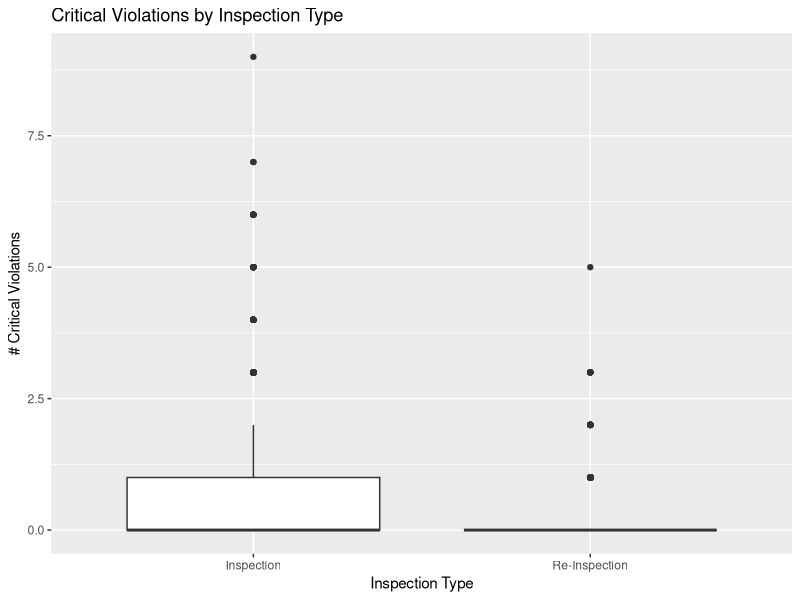
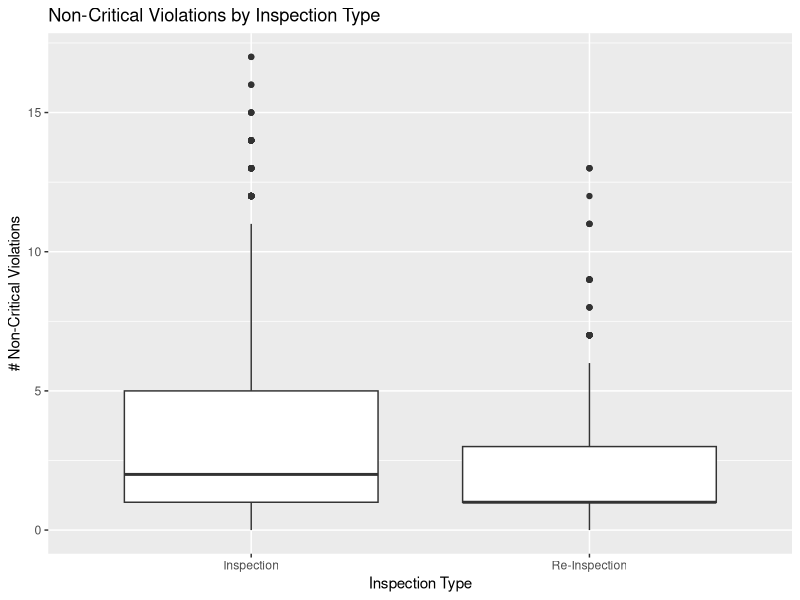
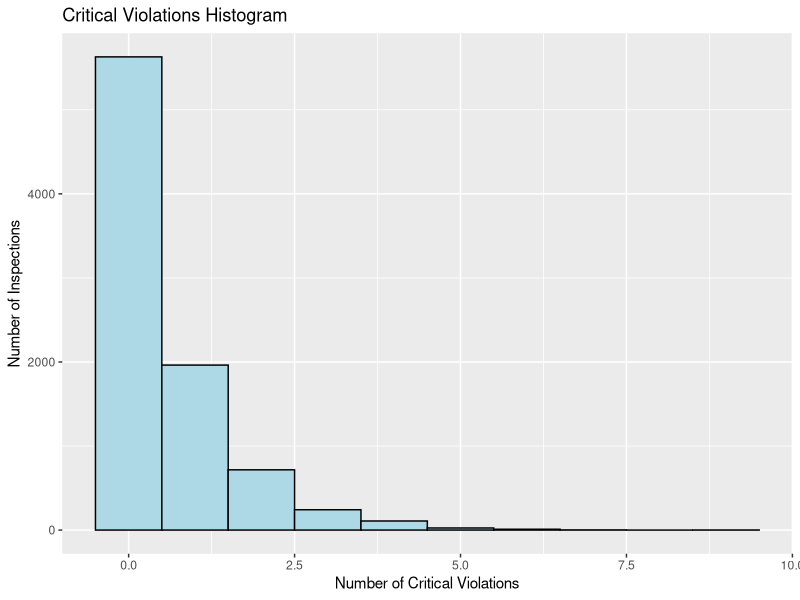
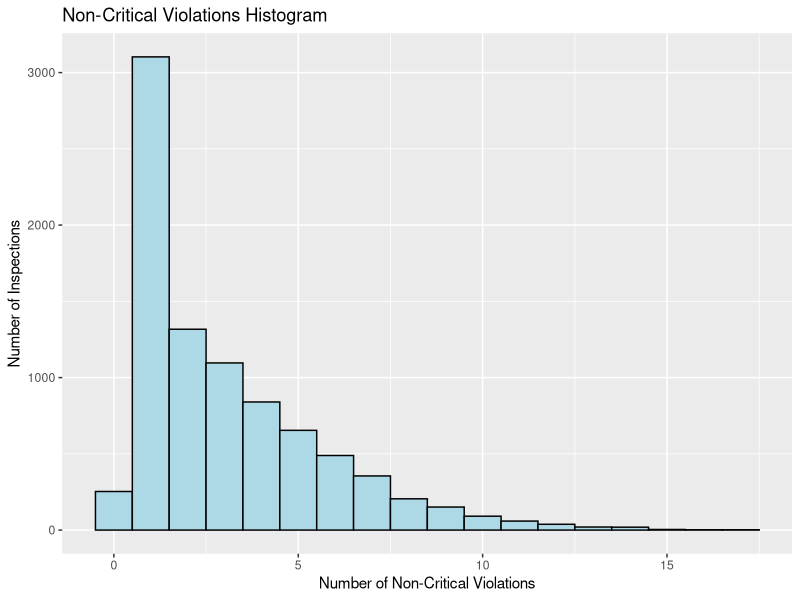
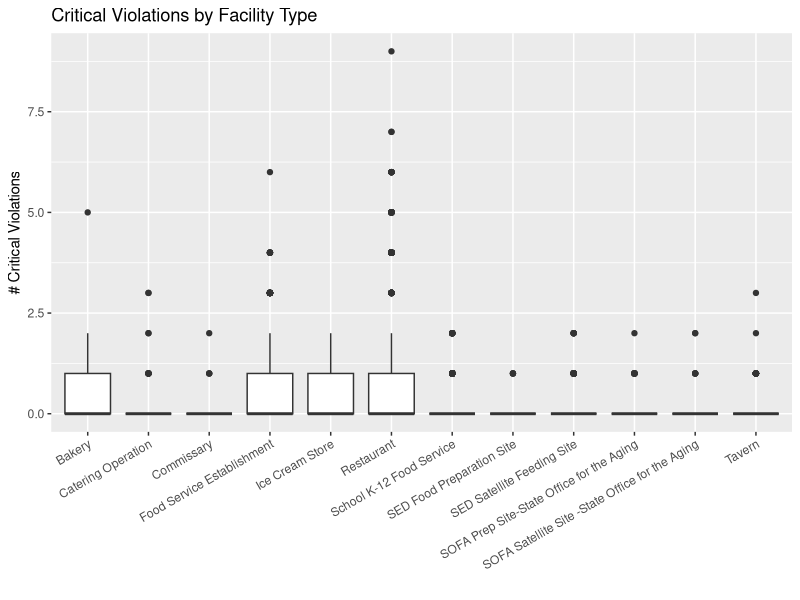
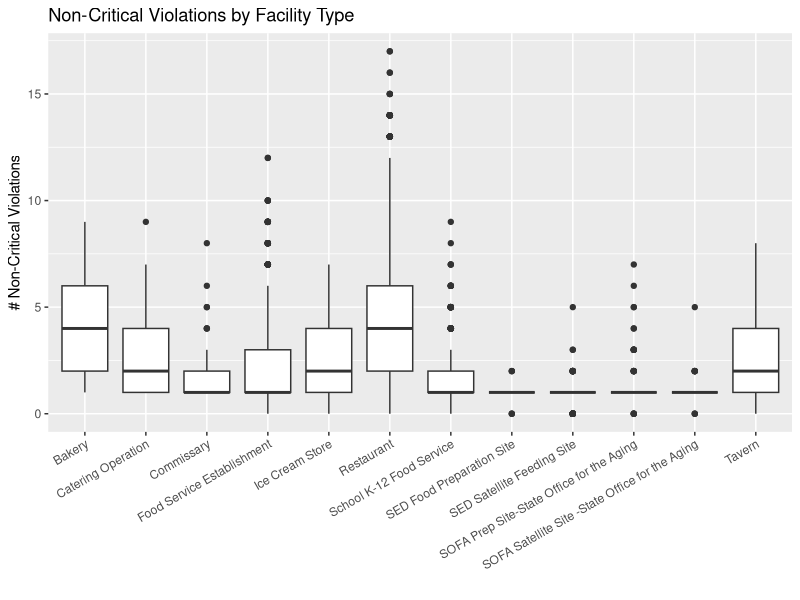
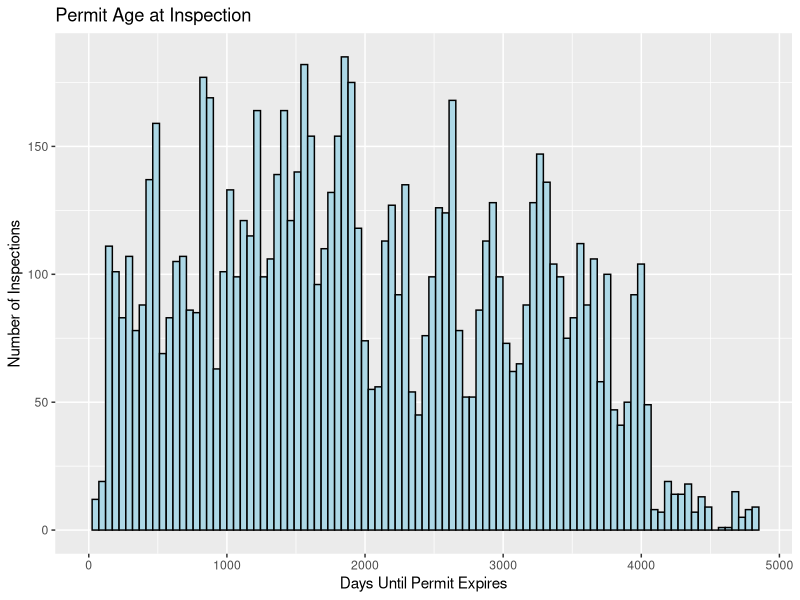
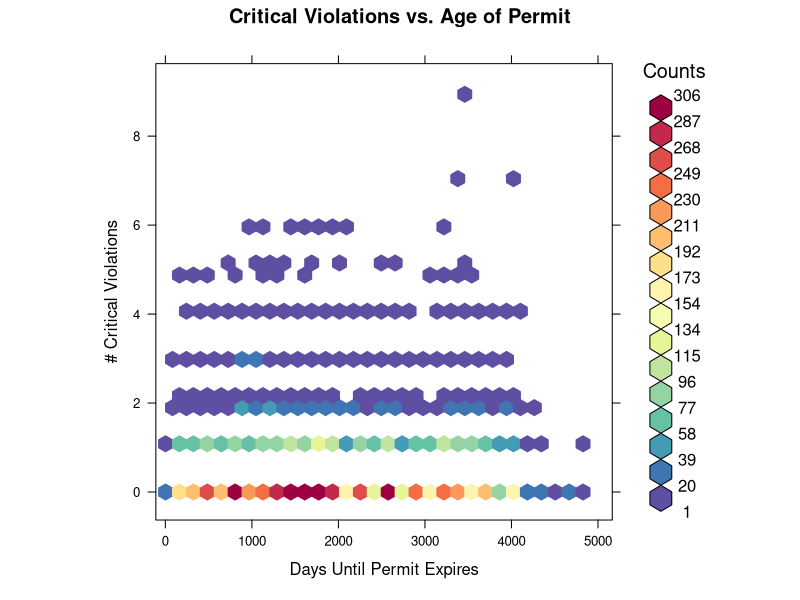

R code for these plots, in order:
## ---- chunk 1
library(data.table) 
library(readr)
library(magrittr)
library(lubridate)
library(ggplot2)
library(plyr)
library(ROCR)
library(knitr)
library(hexbin)
library(RColorBrewer)
library(sp)
library(geosphere)
library(randomForest)
library(glmnet)
rf <- colorRampPalette(rev(brewer.pal(11,'Spectral')))
r <- rf(32)
## ---- chunk 2
dat <- read_csv("../data/inspections2.csv") %>% data.table()
## ---- chunk 3
dat[ , .(.N,
         mean_critical = mean(nCritical),
         sd_critical = sd(nCritical),
         mean_nonCritical = mean(nNonCritical),
         sd_nonCritical = sd(nNonCritical)), by = inspectionType] %>% 
  kable()

nCritical <- dat[,nCritical]
nNonCritical <- dat[,nNonCritical]
inspectionType <- dat[,inspectionType]

t.test(nCritical[inspectionType=="Inspection"],nCritical[inspectionType=="Re-Inspection"])

ggplot(dat, aes(inspectionType, nCritical)) + 
  geom_boxplot() + labs(title = "Critical Violations by Inspection Type", y = "# Critical Violations", x = "Inspection Type")

t.test(nNonCritical[inspectionType=="Inspection"],nNonCritical[inspectionType=="Re-Inspection"])

ggplot(dat, aes(inspectionType,nNonCritical)) + 
  geom_boxplot() + labs(title = "Non-Critical Violations by Inspection Type", y = "# Non-Critical Violations", x = "Inspection Type")

## ---- chunk 4

ggplot(dat, aes(nCritical)) + geom_histogram(binwidth = 1, color = "black",fill = "lightblue") + labs(title = "Critical Violations Histogram",x = "Number of Critical Violations",y = "Number of Inspections")

ggplot(dat, aes(nNonCritical)) + geom_histogram(binwidth = 1, color = "black",fill = "lightblue") + labs(title = "Non-Critical Violations Histogram",x = "Number of Non-Critical Violations",y = "Number of Inspections")
## ---- chunk 5
count(dat[,facilityType])
type = sort(unique(dat[,facilityType]))
code <- dat[,ID]
ind = 0
nType = c()
for (i in type) {
    iThisType <- (dat[,facilityType]==i)
    ind = ind+1
    nType[ind] <- length(unique(code[iThisType]))
}

ggplot(dat, aes(facilityType,nCritical)) +
  geom_boxplot() + 
  theme(axis.text.x = element_text(angle = 30, hjust = 1)) + 
  labs(title = "Critical Violations by Facility Type",y = "# Critical Violations",x="")

ggplot(dat, aes(facilityType,nNonCritical)) +
  geom_boxplot() + 
  theme(axis.text.x = element_text(angle = 30, hjust = 1)) + 
  labs(title = "Non-Critical Violations by Facility Type",y = "# Non-Critical Violations",x="")
## ---- chunk 6
ggplot(dat, aes(daysTilExp)) + geom_histogram(bins = 100, color = "black",fill = "lightblue") + labs(title = "Permit Age at Inspection",x = "Days Until Permit Expires",y = "Number of Inspections") + xlim(0,max(dat[,daysTilExp]))

hexbinplot(nCritical~daysTilExp,data=dat,colramp=rf,main = "Critical Violations vs. Age of Permit", xlab = "Days Until Permit Expires", ylab = "# Critical Violations",aspect=1,xlim=c(-110,max(dat[,daysTilExp])))

ds = dat[,daysTilExp,nNonCritical]
h <- hexbin(ds)
hexbinplot(nNonCritical~daysTilExp,data=dat,colramp=rf,main = "Non-Critical Violations vs. Age of Permit", xlab = "Days Until Permit Expires", ylab = "# Non-Critical Violations",aspect=1,xlim=c(-110,max(dat[,daysTilExp])))

## ---- chunk 7
dat <- dat[!is.na(nCritical_prev)]

ggplot(dat, aes(daysSincePrev)) + geom_histogram(bins = 100, color = "black",fill = "lightblue") + labs(title = "Inspection Frequency",x = "Days Since Last Inspection",y = "Number of Inspections") + xlim(0,max(dat[,daysSincePrev]))

hexbinplot(nCritical~daysSincePrev,data=dat,colramp=rf,main = "Critical Violations vs. Last Inspection Date", xlab = "Days Since Last Inspection", ylab = "# Critical Violations",aspect=1)

hexbinplot(nCritical~ nCritical_prev,data=dat,colramp=rf,main = "Current and Previous Critical Violations", xlab = "# Critical (Previous)", ylab = "# Critical (Current)",aspect=1)

## ---- chunk 8

# baseline model, basically a first order autoregressive process
dat[ , nCritical_binary := nCritical >= 1]
dat[ , nCritical_prev_binary := nCritical_prev >= 1]

dat_model <- subset(dat, select = c(nCritical_binary,nCritical_prev_binary))
iTrain <- dat[,isTest] == FALSE
iTest <- dat[,isTest] == TRUE

dat_model <- dat_model[complete.cases(dat_model)]  # make complete ONLY for quick modelling

fit <- glm(nCritical_binary ~ nCritical_prev_binary,data = dat_model[iTrain], family = "binomial")

summary(fit)
fitted_values <- predict(fit, dat_model[iTest], type = "response")
pred1 <- prediction(fitted_values, dat_model[iTest]$nCritical_binary)
plot(performance(pred1, "tpr", "fpr"), main="ROC")
performance(pred1, measure = "auc")@y.values  # AUC
## ---- chunk 9

# # alternative logistic regfression models
# dat_model <- subset(dat, select = c(nCritical_binary, 
#                                     facilityType,
#                                     zip,
#                                     nCritical_prev,
#                                     nNonCritical_prev,
#                                     daysTilExp,
#                                     daysSincePrev))
# dat_model <- dat_model[complete.cases(dat_model)]  # make complete ONLY for quick modelling
# fit <- glm(nCritical_binary ~ .,data = dat_model[iTrain], family = "binomial")
# summary(fit)
# fitted_values <- predict(fit, dat_model[iTest], type = "response")
# pred2 <- prediction(fitted_values, dat_model[iTest]$nCritical_binary)
# performance(pred2, measure = "auc")@y.values  # AUC
# 
# dat_model <- subset(dat, select = c(nCritical_binary, 
#                                     facilityType,
#                                     zip,
#                                     nCritical_prev,
#                                     nNonCritical_prev,
#                                     daysTilExp,
#                                     daysSincePrev,
#                                     avg_neighbor_num_critical,
#                                     avg_neighbor_num_non_critical))
# dat_model <- dat_model[complete.cases(dat_model)]  # make complete ONLY for quick modelling
# fit <- glm(nCritical_binary ~ .,data = dat_model[iTrain], family = "binomial")
# summary(fit)
# fitted_values <- predict(fit, dat_model[iTest], type = "response")
# pred3 <- prediction(fitted_values, dat_model[iTest]$nCritical_binary)
# performance(pred3, measure = "auc")@y.values  # AUC

# # what happens when you remove the zip code?
# dat_model <- subset(dat, select = c(nCritical_binary, 
#                                     facilityType,
#                                     zip,
#                                     nCritical_prev,
#                                     nNonCritical_prev,
#                                     daysTilExp,
#                                     daysSincePrev,
#                                     avg_neighbor_num_critical,
#                                     avg_neighbor_num_non_critical))
# dat_model <- dat_model[complete.cases(dat_model)]  # make complete ONLY for quick modelling
# fit <- glm(nCritical_binary ~ .,data = dat_model[iTrain], family = "binomial")
# summary(fit)
# fitted_values <- predict(fit, dat_model[iTest], type = "response")
# pred4 <- prediction(fitted_values, dat_model[iTest]$nCritical_binary)
# performance(pred4, measure = "auc")@y.values  # AUC

# #png("../doc/roc.png")
# plot(performance(pred1, "tpr", "fpr"), main="ROC")
# plot(performance(pred2, "tpr", "fpr"), main="ROC",add = TRUE,col="blue")
# plot(performance(pred3, "tpr", "fpr"), main="ROC",add = TRUE,col="red")
# plot(performance(pred4, "tpr", "fpr"), main="ROC",add = TRUE,col="green")
# legend(0.4,0.3,legend=c("Baseline (AR-1)","Logistic Regression (Original)","Logistic Regression (New Features Included)","Logistic Regression (No Zip Codes)"),lty=c(1,1),col=c("black","blue","red"))


# play with regularization
dat_train = dat[iTrain]
dat_test = dat[iTest]

X_train <- model.matrix(~nCritical_binary + facilityType + zip + nCritical_prev + nNonCritical_prev + daysTilExp + daysSincePrev + avg_neighbor_num_critical + avg_neighbor_num_non_critical -1, dat_train)
Y_train <- X_train[,1]
X_train <- X_train[,-1]

X_test <- model.matrix(~nCritical_binary + facilityType + zip + nCritical_prev + nNonCritical_prev + daysTilExp + daysSincePrev + avg_neighbor_num_critical + avg_neighbor_num_non_critical -1, dat_test)
Y_test <- X_test[,1]
X_test <- X_test[,-1]

fit <- glmnet(X_train,Y_train,family="binomial",alpha=0)
Yhat_test <- predict(fit, X_test, type = "response")
pred <- prediction(Yhat_test, matrix(Y_test,nrow=length(Y_test),ncol=ncol(Yhat_test)))
perf = performance(pred,"auc")@y.values
